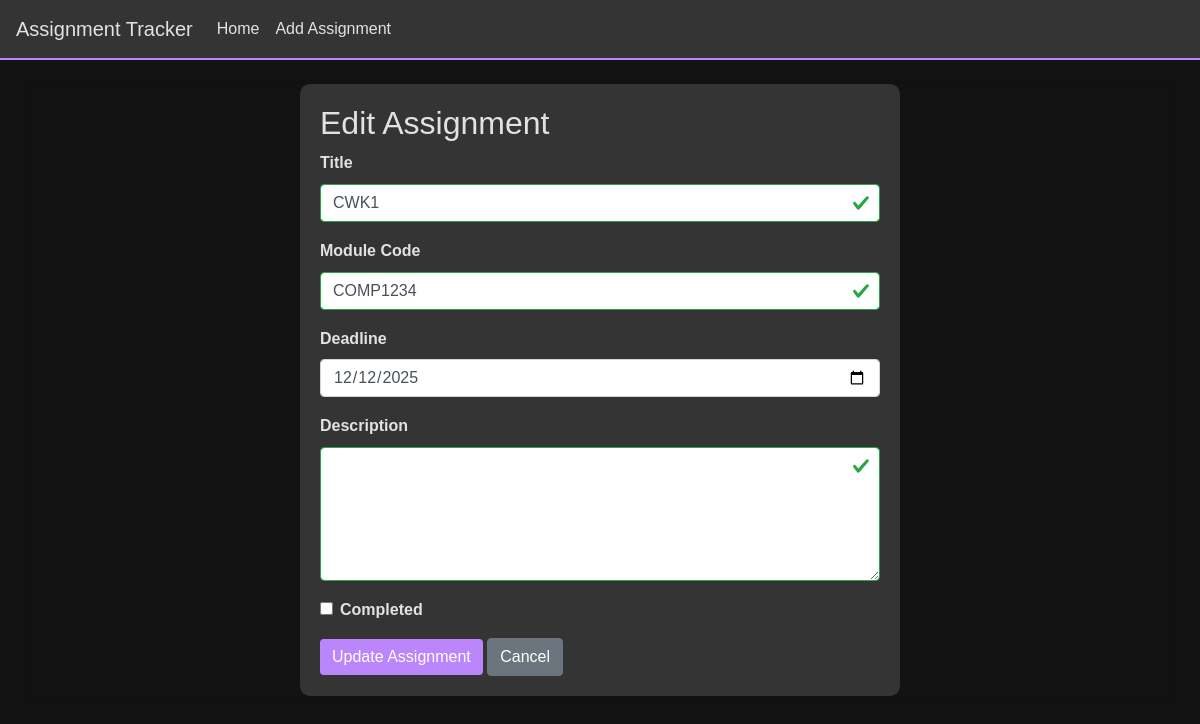
/edit-assignment/1, run on an earlier commit of the app's database.
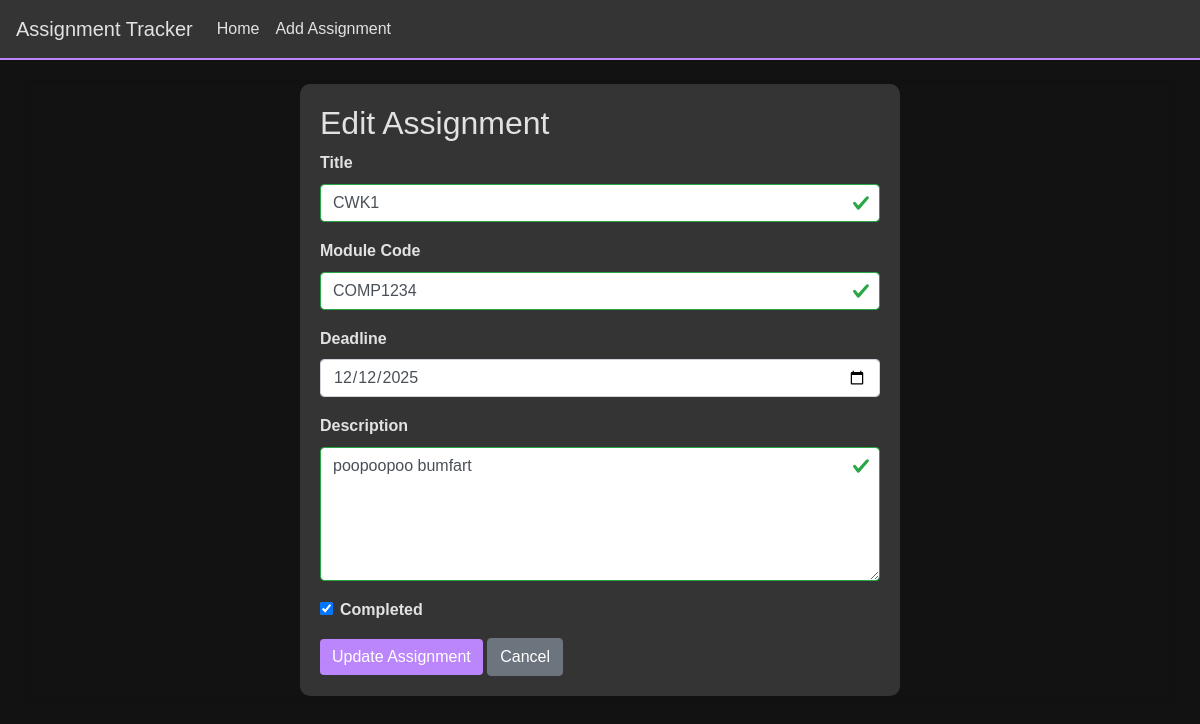
And on a later commit of the database.
### app/models.py (models this page shows, shortened)
class Assignment(db.Model):
    id = db.Column(db.Integer, primary_key=True)
    title = db.Column(db.String(100), nullable=False)  # Assessment title
    module_code = db.Column(db.String(20), nullable=False)  # Module code
    deadline = db.Column(db.DateTime, nullable=False)  # Deadline date
    description = db.Column(db.Text, nullable=True)  # Short description
    is_completed = db.Column(db.Boolean, default=False)  # Completion status
    date_created = db.Column(db.DateTime, default=datetime.utcnow)  # Timestamp for when the assignment was added

### app/views.py (the view, shortened to what this page needs)
@app.route("/edit-assignment/<int:assignment_id>", methods=['GET', 'POST'])
def edit_assignment(assignment_id):
    assignment = Assignment.query.get(assignment_id)
    if assignment is None:
        return render_template("404.html", message="Assignment doesn't exist!"), 404
    form = AssignmentForm(obj=assignment, assignment_id=assignment_id)
    if form.errors:
        for error in form.errors.values():
            flash(error[0], 'danger')  # Flash the first error for each field
    return render_template("edit_assignment.html", form=form, assignment=assignment)

### app/forms.py (shortened to what this page needs)
class AssignmentForm(FlaskForm):
    title = StringField('Assignment Title', validators=[
        DataRequired(),
        Length(min=3, max=100, message="Title must be between 3 and 100 characters.")
    ])
    module_code = StringField('Module Code', validators=[
        DataRequired(),
        Length(min=1, max=20, message="Module Code must be between 1 and 20 characters.")
    ])
    deadline = DateField('Deadline (YYYY-MM-DD)', format='%Y-%m-%d', validators=[
        DataRequired()
    ])
    description = TextAreaField('Description', validators=[
        Optional(),
        Length(max=500, message="Description must be less than 500 characters.")
    ])
    is_completed = BooleanField('Completed?')
    submit = SubmitField('Submit')
    def __init__(self, *args, assignment_id=None, **kwargs):
        super().__init__(*args, **kwargs)
        self.assignment_id = assignment_id

### app/templates/edit_assignment.html (shortened to what this page needs)
{% extends "base.html" %}
{% block head%}
    <link rel="stylesheet" href="../static/deadlineValidationStyles.css">
    <link rel="stylesheet" href="../static/editStyles.css">
{% endblock %}
{% block content %}
<div class="edit-assignment-form">
    <h2>Edit Assignment</h2>
    <form method="POST" action="{{ url_for('edit_assignment', assignment_id=assignment.id) }}">
        <div class="form-group">
            <label for="title">Title</label>
            {{ form.title(class="form-control", id="title", value=assignment.title) }}
        </div>
        <div class="form-group">
            <label for="module_code">Module Code</label>
            {{ form.module_code(class="form-control", id="module_code", value=assignment.module_code) }}
        </div>
        <div class="form-group">
            <label for="deadline">Deadline</label>
            {{ form.deadline(class='form-control', value=assignment.deadline.strftime('%Y-%m-%d')) }}
        </div>
        <div class="form-group">
            <label for="description">Description</label>
            <textarea class="form-control" id="description" name="description" rows="5">{{ assignment.description }}</textarea>
        </div>
        <div class="form-group form-check">
            {{ form.is_completed(class="form-check-input", id="is_completed", checked=assignment.is_completed) }}
            <label class="form-check-label" for="is_completed">Completed</label>
        </div>
        <button type="submit" class="btn btn-primary" id="submitBtn">Update Assignment</button>
        <a href="{{ url_for('index') }}" class="btn btn-secondary">Cancel</a>
    </form>
</div>
{% endblock %}

What changed in the data, as far as the page shows it:
changed Assignment "CWK1": description (not shown) → "poopoopoo bumfart"; is_completed "☐" → "☑"
